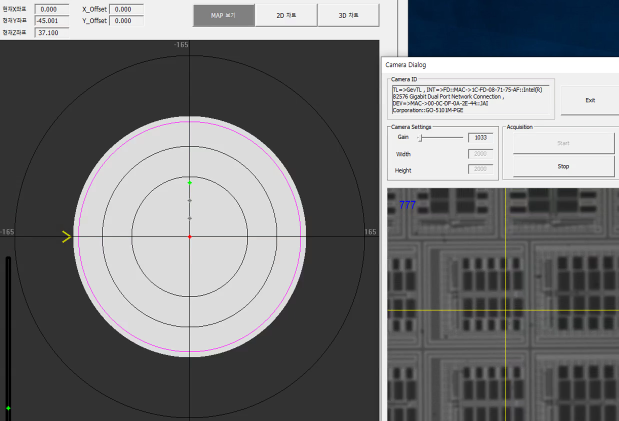
#> input picture frame 57 of movie/K-004.avi, 1237 x 841 px (shown at 1/2 size)
$ jupyter execute --allow-errors AIM_Paper_DATA_Analysis0108.ipynb   (shell and % lines are left out)
#> lines starting #> are read from the running program, lines starting #| are printed output that depends on the picture; long printed decimals are rounded; pictures that were not available may be replaced by others from this repository, and a replacement may not be noted
[cell 1]
import os
import glob
from skimage import io
import matplotlib.pyplot as plt
import matplotlib.image as img #그래프 / 이미지
from IPython.display import Image
import cv2
import numpy as np

from google.colab.patches import cv2_imshow # 이 라이브러리로 코랩내에서 동작
import seaborn as sns

[cell 2]
from google.colab import drive # 코렙 드라이브 마운트
drive.mount("/content/drive/")

[cell 3]
'''for i in range(1, 11):
  vidcap = cv2.VideoCapture('/content/drive/MyDrive/AIM_paper/AIM_Paper_DATA_Analysis/movie/K-00%d.avi' %i)
  success,image = vidcap.read()

  count = 1
  success = True

  while success:
    success,image = vidcap.read()
    cv2.imwrite(("/content/drive/MyDrive/AIM_paper/AIM_Paper_DATA_Analysis/%d_images/%d.jpg" % (i, count), image)).copy()
    print("saved image %d.jpg" % count)

    if cv2.waitKey(10) == 27:
        break
    count += 1'''

[cell 4]
vidcap = cv2.VideoCapture('/content/drive/MyDrive/AIM_paper/AIM_Paper_DATA_Analysis/movie/K-004.avi')
success,image = vidcap.read()
#> image is the input picture: shape (841, 1237, 3); mean B, G, R 118.6, 117.1, 116.1

count = 1
success = True

while success:
  success,image = vidcap.read()
  cv2.imwrite("/content/drive/MyDrive/AIM_paper/AIM_Paper_DATA_Analysis/images_003/%d.jpg" % count, image)
  print("saved image %d.jpg" % count)

  if cv2.waitKey(10) == 27:
#> (key Esc is pressed here)
      break
  count += 1

[cell 5]
filepath = '/content/drive/MyDrive/AIM_paper/AIM_Paper_DATA_Analysis/movie/K-011.avi'
video = cv2.VideoCapture(filepath) #'' 사이에 사용할 비디오 파일의 경로 및 이름을 넣어주도록 함

if not video.isOpened():
    print("Could not Open :", filepath)
    exit(0)

[cell 6]
#불러온 비디오 파일의 정보 출력
length = int(video.get(cv2.CAP_PROP_FRAME_COUNT))
width = int(video.get(cv2.CAP_PROP_FRAME_WIDTH))
height = int(video.get(cv2.CAP_PROP_FRAME_HEIGHT))
fps = video.get(cv2.CAP_PROP_FPS)

print("length :", length)
print("width :", width)
print("height :", height)
print("fps :", fps)

[cell 7]
'''while(video.isOpened()):
    ret, image = video.read()
    if(int(video.get(1)) % fps == 0): #앞서 불러온 fps 값을 사용하여 1초마다 추출
        cv2.imwrite(filepath[:-4] + "/frame%d.jpg" % count, image)
        print('Saved frame number :', str(int(video.get(1))))
        count += 1

video.release()'''

[cell 8]
images = glob.glob('/content/drive/MyDrive/AIM_paper/AIM_Paper_DATA_Analysis/images_011/*.jpg')

[cell 9]
images

[cell 10]
histogram_dict = {}
for i in images:
  image = cv2.imread(i, cv2.IMREAD_COLOR) # openCV 로 칼러이미지
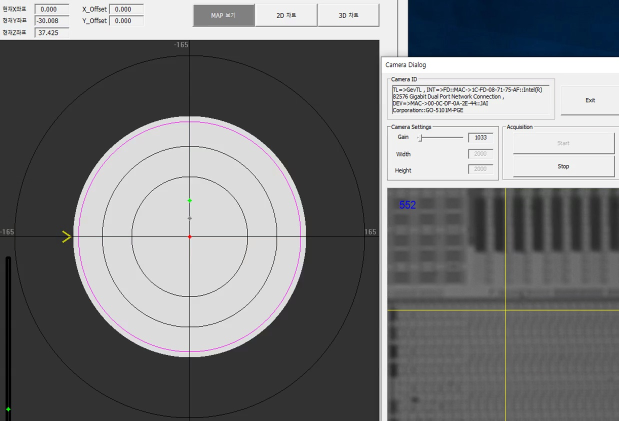
#> input picture images_003/283977-83.jpg, 1237 x 841 px, given as the content of the folder t/drive/MyDrive/AIM_paper/AIM_Paper_DATA_Analysis/images_011, which was not available (shown at 1/2 size)
#> image is the input picture: shape (841, 1237, 3); mean B, G, R 121.2, 119.6, 118.6
  image_cut = image[420:840, 776:1237]
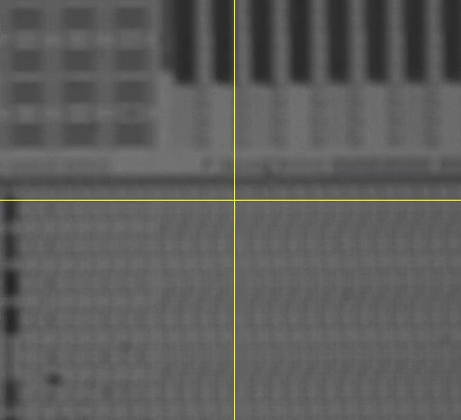
#> image_cut: shape (420, 461, 3); mean B, G, R 92.1, 93.2, 93.2
  dst = cv2.cvtColor(image_cut, cv2.COLOR_BGR2GRAY)
  print(image_cut.shape)
#| (420, 461, 3)
  cv2_imshow(image_cut)
  hist,bins = np.histogram(dst.flatten(),256,[0,256])
#> hist = 256 values, max 15255 at index 99, min 0 at index 0, mean 756.3; bins = 257 values from 0 to 256
  plt.hist(dst.flatten(),256,[0,256], color = 'b')
#> (this line was passed over: IPython is not available in this run)
  plt.xlim([0,256])
#> (this line was passed over: IPython is not available in this run)
  plt.show()
  contrast = 1000 * dst.var()
#> contrast = 283977.5
  print(contrast)
#| 283977.480
  print(i)
  histogram_dict[i] = (contrast)

[cell 11]
print(histogram_dict)
#| {'_only/283977-83.jpg': 283977.480}

[cell 12]
for k, v in histogram_dict.items():
  print("images: {}, hysteresis: {}". format(k, v))
#> this loop made 1 pass
#> v on pass 1: 283977.5
#| images: _only/283977-83.jpg, hysteresis: 283977.480

[cell 13]
max(histogram_dict,key=histogram_dict.get)
[k for k,v in histogram_dict.items() if max(histogram_dict.values()) == v]

[cell 14]
number_image = int(len(histogram_dict))
#> number_image = 1

#> (the rest of this cell did not finish here and is left out)

$ run again, starting later in the video
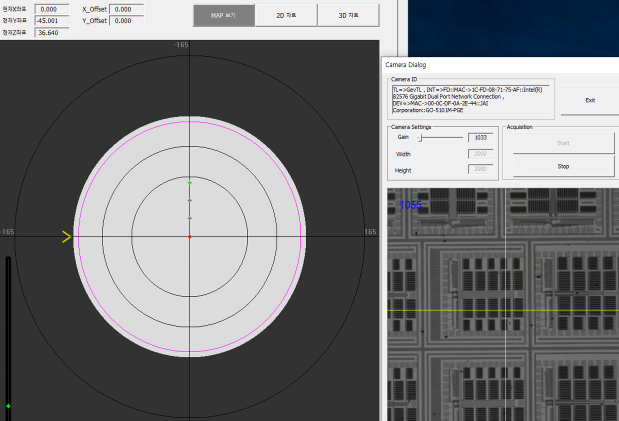
#> input picture frame 258 of movie/K-004.avi, 1237 x 841 px (shown at 1/2 size)
#> image is the input picture: shape (841, 1237, 3); mean B, G, R 118.6, 117.1, 116.1
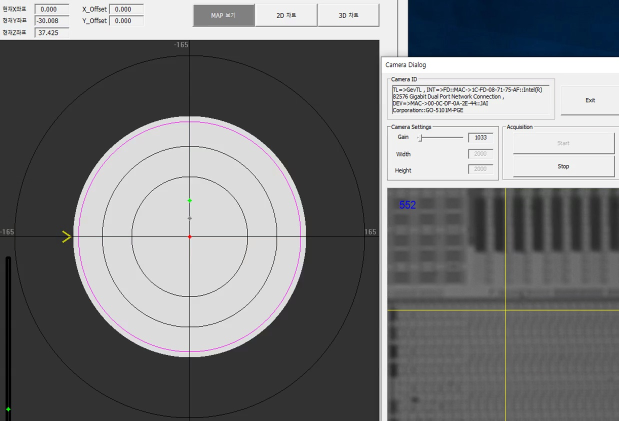
#> input picture images_003/283977-83.jpg, 1237 x 841 px, given as the content of the folder t/drive/MyDrive/AIM_paper/AIM_Paper_DATA_Analysis/images_011, which was not available (shown at 1/2 size)
#> image is the input picture: shape (841, 1237, 3); mean B, G, R 121.2, 119.6, 118.6
#| (420, 461, 3)
#> hist = 256 values, max 15255 at index 99, min 0 at index 0, mean 756.3; bins = 257 values from 0 to 256
#> contrast = 283977.5
#| 283977.480
#| {'_only/283977-83.jpg': 283977.480}
#> the loop `for k, v in histogram_dict.items():` made 1 pass
#> v on pass 1: 283977.5
#> (printed output is left out)
#> number_image = 1

$ run again, starting later in the video
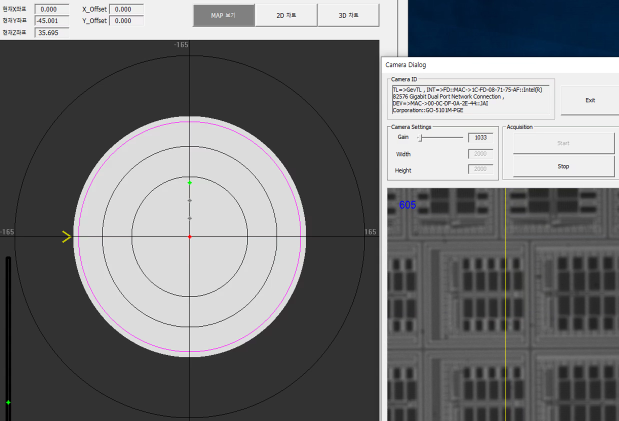
#> input picture frame 460 of movie/K-004.avi, 1237 x 841 px (shown at 1/2 size)
#> image is the input picture: shape (841, 1237, 3); mean B, G, R 118.7, 117, 116
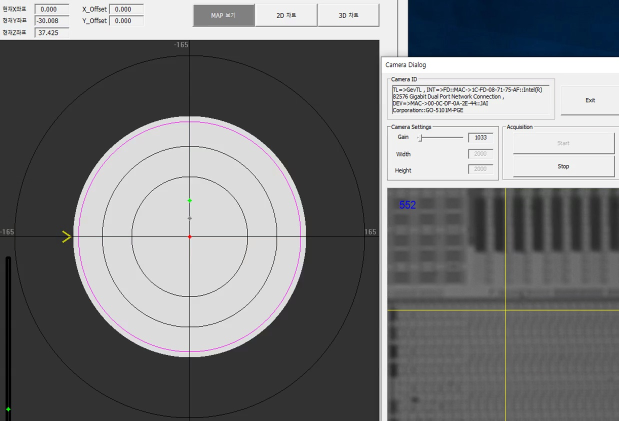
#> input picture images_003/283977-83.jpg, 1237 x 841 px, given as the content of the folder t/drive/MyDrive/AIM_paper/AIM_Paper_DATA_Analysis/images_011, which was not available (shown at 1/2 size)
#> image is the input picture: shape (841, 1237, 3); mean B, G, R 121.2, 119.6, 118.6
#| (420, 461, 3)
#> hist = 256 values, max 15255 at index 99, min 0 at index 0, mean 756.3; bins = 257 values from 0 to 256
#> contrast = 283977.5
#| 283977.480
#| {'_only/283977-83.jpg': 283977.480}
#> the loop `for k, v in histogram_dict.items():` made 1 pass
#> v on pass 1: 283977.5
#> (printed output is left out)
#> number_image = 1
